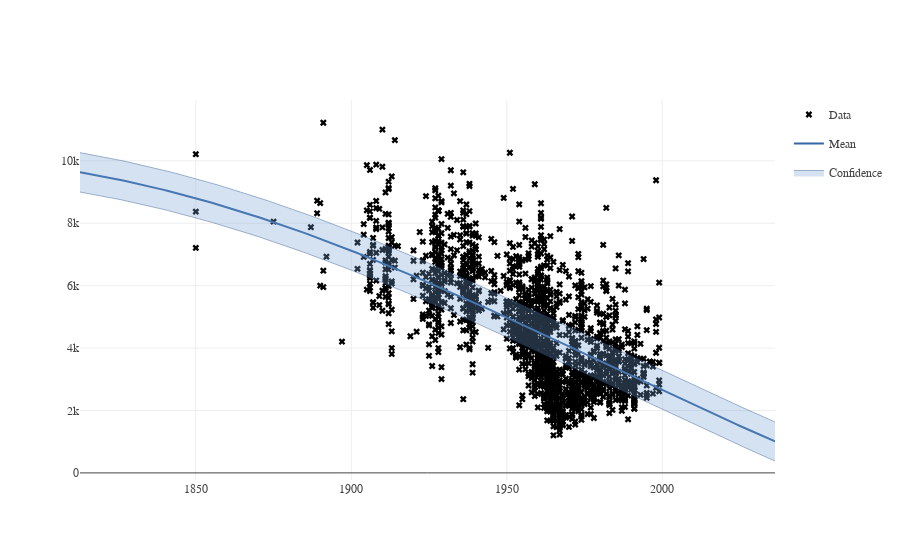

Write notebook code for a chart like this one.
### Code cell
X_train = np.array(train_data[['year']])
Y_train = np.array(train_data['price_per_square_meter'])[:, None]

X_test = np.array(test_data[['year']])
Y_test = np.array(test_data['price_per_square_meter'])[:, None]

kernel = GPy.kern.RBF(input_dim=X_train.shape[1], variance=1., lengthscale=1.) 

m = GPy.models.GPRegression(X_train, Y_train, kernel)
m.optimize(messages=True)

model_information(m, X_test, Y_test, plot_test_data = True)

### Figure 1 — Plotly figure (JSON) as saved in the notebook; plotly's stock layout.template omitted (floating-point values rounded to 4 significant figures; data arrays with more than 128 entries replaced by an {"elided": "..."} marker saying what was removed)
{"data": [{"marker": {"color": "black", "colorscale": null, "symbol": "x"}, "mode": "markers", "name": "Data", "showlegend": true, "type": "scatter", "x": {"elided": "1899 int values"}, "xaxis": "x1", "y": {"elided": "1899 int values"}, "yaxis": "y1"}, {"line": {"color": "#3465a4", "width": 2}, "mode": "lines", "name": "Mean", "showlegend": true, "type": "scatter", "x": {"elided": "200 float values"}, "xaxis": "x1", "y": {"elided": "200 float values"}, "yaxis": "y1"}, {"fillcolor": "rgba(114, 159, 207, 0.3)", "legendgroup": "Confidence_fill_(1,1)", "line": {"color": "#204a87", "width": 0.4}, "mode": "lines", "name": "Confidence", "opacity": 0.3, "showlegend": false, "type": "scatter", "x": {"elided": "200 float values"}, "xaxis": "x1", "y": {"elided": "200 float values"}, "yaxis": "y1"}, {"fill": "tonextx", "fillcolor": "rgba(114, 159, 207, 0.3)", "legendgroup": "Confidence_fill_(1,1)", "line": {"color": "#204a87", "width": 0.4}, "mode": "lines", "name": "Confidence", "opacity": 0.3, "showlegend": true, "type": "scatter", "x": {"elided": "200 float values"}, "xaxis": "x1", "y": {"elided": "200 float values"}, "yaxis": "y1"}], "layout": {"font": {"family": "Raleway, sans-serif"}, "showlegend": true, "xaxis1": {"anchor": "y1", "domain": [0, 1]}, "yaxis1": {"anchor": "x1", "domain": [0, 1]}}}
